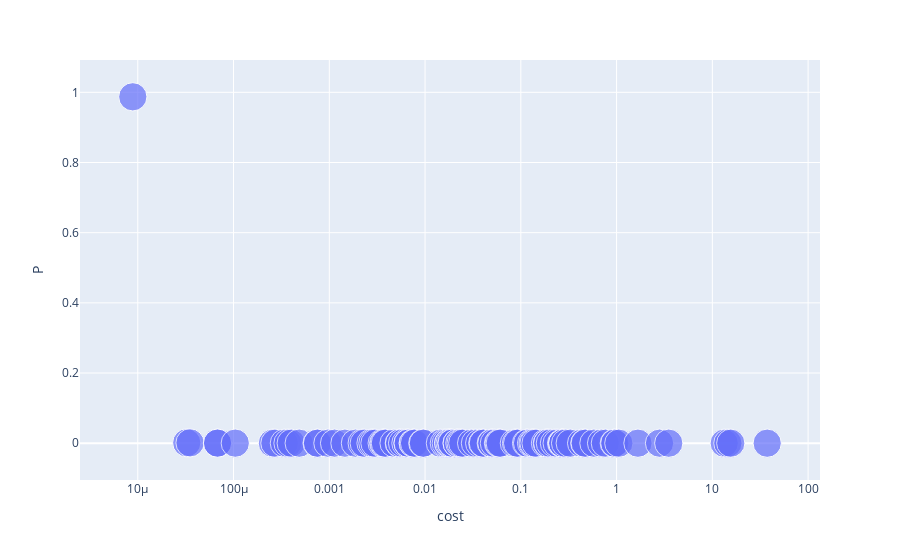

Notebook cell for this chart:
### Code cell
ex.scatter(data_s, x='cost', y='P', size='size', log_x=True)
